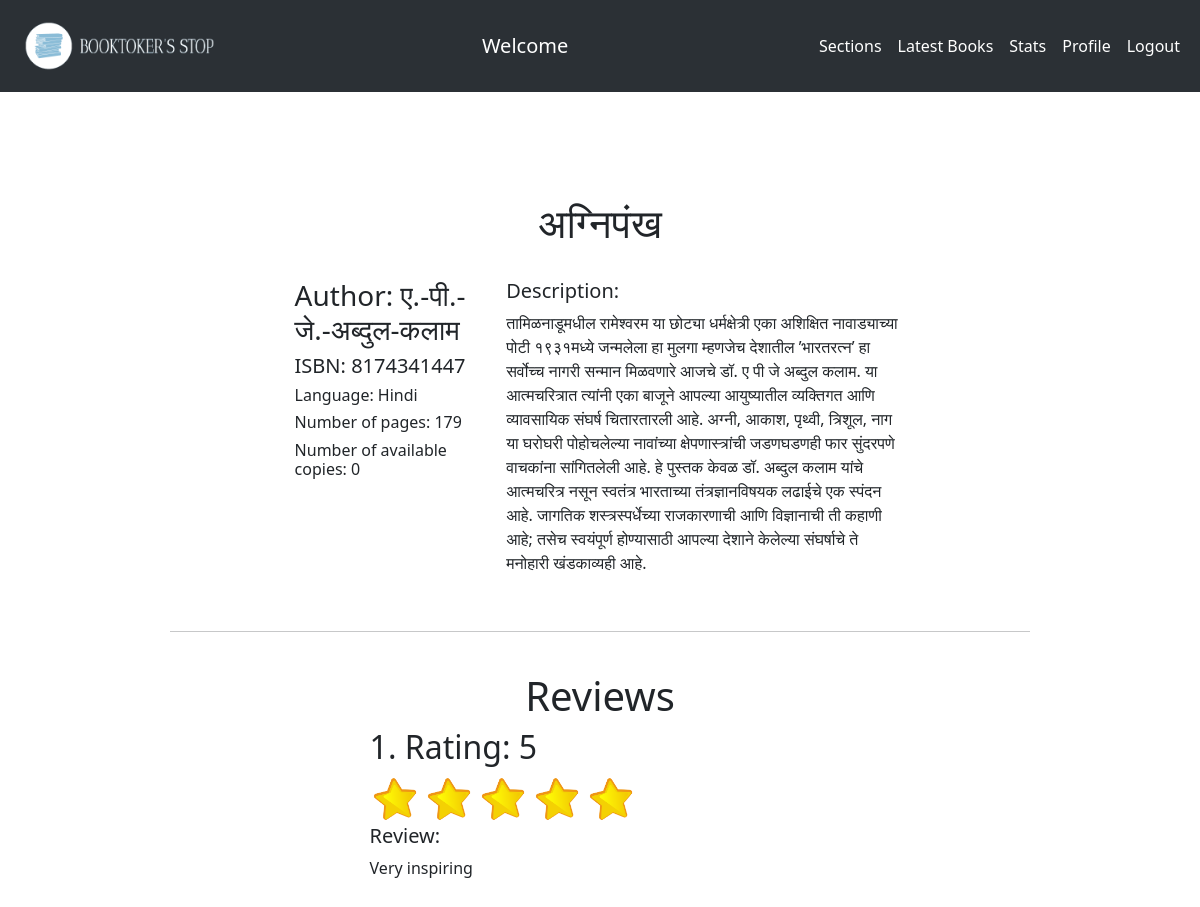
Page /view/8 (signed in) on the committed database.
### application/models.py (models this page shows)
class Books(db.Model):
    book_id = db.Column(db.Integer, autoincrement=True, primary_key=True)
    title = db.Column(db.String, nullable = False)
    author = db.Column(db.String, nullable = False)
    pages = db.Column(db.Integer, nullable = False)
    rating = db.Column(db.Integer)
    isbn_no = db.Column(db.Integer, nullable = False)
    datecreated = db.Column(db.DateTime, default=datetime.now)
    lang = db.Column(db.String, nullable = False)
    copies = db.Column(db.Integer, nullable = False)
    availablecopies = db.Column(db.Integer, nullable = False)
    description = db.Column(db.Text)
    filename = db.Column(db.String, nullable = False)
    price= db.Column(db.Integer, nullable = False)
    section_id = db.Column(db.Integer, db.ForeignKey("sections.section_id"), nullable = False)

class Reviews(db.Model):
    review_id = db.Column(db.Integer, autoincrement=True, primary_key=True)
    user_id = db.Column(db.Integer, db.ForeignKey("users.user_id"), nullable = False)
    book_id = db.Column(db.Integer, db.ForeignKey("books.book_id"), nullable = False)
    date_reviewed = db.Column(db.DateTime, default=datetime.now)
    rating = db.Column(db.Integer(), nullable = False)
    review = db.Column(db.Text())

### application/controllers.py (the view, shortened to what this page needs)
@app.route('/view/<int:book_id>')
@login_required
def view_book(book_id):
    admin = isAdmin(current_user)
    book = Books.query.filter_by(book_id = book_id).first()
    reviews = Reviews.query.filter_by(book_id = book_id).all()
    if not admin:
        purchased = Checkouts.query.filter_by(book_id = book_id).filter_by(user_id = current_user.user_id).filter_by(status = "Purchased").first()
        borrowed = Checkouts.query.filter_by(book_id = book_id).filter_by(user_id = current_user.user_id).filter_by(status = "Issued").first()
        return render_template('view_book.html', book = book, reviews = reviews, borrowed = borrowed, purchased = purchased, admin = admin)

### application/controllers.py (called while the page is built)
@login_manager.user_loader
def load_user(user_id):
    return Users.query.get(user_id)

### application/utilities.py (called while the page is built)
def isAdmin(user):
    if user.role == 3:
        return False
    else:
        return True

### templates/view_book.html (shortened to what this page needs)
{% extends "base.html" %}
{% block body %}
        <br/>
        <div id="main">
            <div id="background-canvas">
            <div id="canvas">
            <div id="whiter">
                <br/>
                <br/>
                <h1 style="text-align: center;">{{book.title}}</h1>
                <br/>
                <div style = "margin-left: 125px; margin-right: 125px">
                    <div class = "row">
                        <div class = "col-4">
                            <h3 class="card-text">Author: {{book.author}}</h3>
                            <h5 class="card-text">ISBN: {{book.isbn_no}}</h5>
                            <h6 class="card-text">Language: {{book.lang}}</h6>
                            <h6 class="card-text">Number of pages: {{book.pages}}</h6>
                            <h6 class="card-text">Number of available copies: {{book.availablecopies}}</h6>
                        </div>
                        <div class = "col">
                            <h5 class="card-text">Description:</h5>
                            <p >{{book.description}}</p>
                        </div>
                    </div>
                </div>
                <br/>
                <hr/>
                <br/>
                <h1 style="text-align: center;">Reviews</h1>
                {% if reviews %}
                <div id = "reviews">
                    {% for rev in reviews %}
                    <h2>{{loop.index}}. Rating: {{rev.rating}}</h2>
                    {% for i in range(rev.rating) %}
                    <img src = "/static/star.png" style ="height: 50px;">
                    {% endfor %}
                    <h5>Review:</h5>
                    <p>{{rev.review}}</p>
                    {% endfor %}
                </div>
                {% else %}
                <br/>
                <p style="margin-left: 200px;">There are no reviews yet.</p>
                {% endif %}
                <br/>
                <br/>
            </div>
            </div>
        </div>
        <br>
        </div>
{% endblock %}

### static/style.css (style rules this page uses)
* { margin: 0px; }
#main { margin-top: 0px; height: 100%; background-size: cover; background-position: center; background-attachment: fixed; }
#canvas { width: 80%; height: 100%; margin: auto; margin-top: 125px; }
#background-canvas { width: 90%; margin: auto; height: 100%; margin-top: 0px; background-color: rgba(255, 255, 255, 0.40); height: 100%; border: 2px solid white; background-size: cover; background-position: center; background-attachment: fixed; }
#reviews { margin-left: 200px; margin-right: 200px; }

### rows in the picture
Books: title "अग्निपंख", author "ए.-पी.-जे.-अब्दुल-कलाम", isbn_no "8174341447", lang "Hindi", pages "179", availablecopies "0", description "तामिळनाडूमधील रामेश्वरम या छोट्या धर्मक्षेत्री एका अशिक्षित नावाड्याच्या पोटी १९३१मध्ये जन्मलेला हा मुलगा म्हणजेच देशातील ’भारतरत्न’ हा सर्वोच्च नागरी सन्मान मिळवणारे आजचे डॉ. ए पी जे अब्दुल कलाम. या आत्मचरित्रात त्यांनी एका बाजूने आपल्या आयुष्यातील व्यक्तिगत आणि व्यावसायिक संघर्ष चितारतारली आहे. अग्नी, आकाश, पृथ्वी, त्रिशूल, नाग या घरोघरी पोहोचलेल्या नावांच्या क्षेपणास्त्रांची जडणघडणही फार सुंदरपणे वाचकांना सांगितलेली आहे. हे पुस्तक केवळ डॉ. अब्दुल कलाम यांचे आत्मचरित्र नसून स्वतंत्र भारताच्या तंत्रज्ञानविषयक लढाईचे एक स्पंदन आहे. जागतिक शस्त्रस्पर्धेच्या राजकारणाची आणि विज्ञानाची ती कहाणी आहे; तसेच स्वयंपूर्ण होण्यासाठी आपल्या देशाने केलेल्या संघर्षाचे ते मनोहारी खंडकाव्यही आहे."
Reviews: rating "5", review "Very inspiring"
